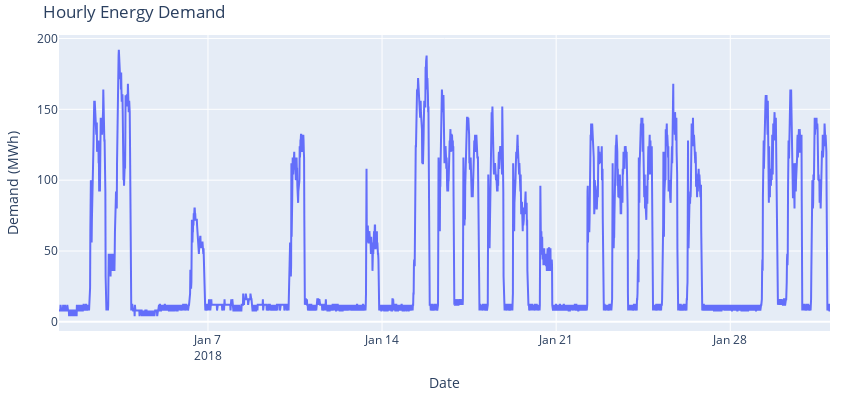

The notebook cell saved with this chart:
### Code cell
start_date = demand_df['Date'].min()
end_date = start_date + timedelta(days=31)
df_month1 = demand_df.loc[(demand_df['Date'] >= start_date) & (demand_df['Date'] <= end_date)]
fig = go.Figure()
fig.add_trace(go.Scatter(x=df_month1.index, y=df_month1["Demanda"], mode='lines'))
fig.update_layout(
    title = "One Week Energy Demand",
    xaxis_title = "Date",
    yaxis_title = "Demand (MWh)",
    width = 850,
    height = 400,
    margin=dict(l=20, r=20, t=35, b=20),
    legend=dict(
        orientation="h",
        yanchor="top",
        y=1,
        xanchor="left",
        x=0.001
    )
)
fig.show()

### Figure 1 — Plotly figure (JSON) as saved in the notebook; plotly's stock layout.template omitted (floating-point values rounded to 4 significant figures; data arrays with more than 128 entries replaced by an {"elided": "..."} marker saying what was removed)
{"data": [{"mode": "lines", "type": "scatter", "x": {"elided": "2977 str values"}, "y": {"elided": "2977 int values"}}], "layout": {"height": 400, "legend": {"orientation": "h", "x": 0.001, "xanchor": "left", "y": 1, "yanchor": "top"}, "margin": {"b": 20, "l": 20, "r": 20, "t": 35}, "title": {"text": "Hourly Energy Demand"}, "width": 850, "xaxis": {"title": {"text": "Date"}}, "yaxis": {"title": {"text": "Demand (MWh)"}}}}
